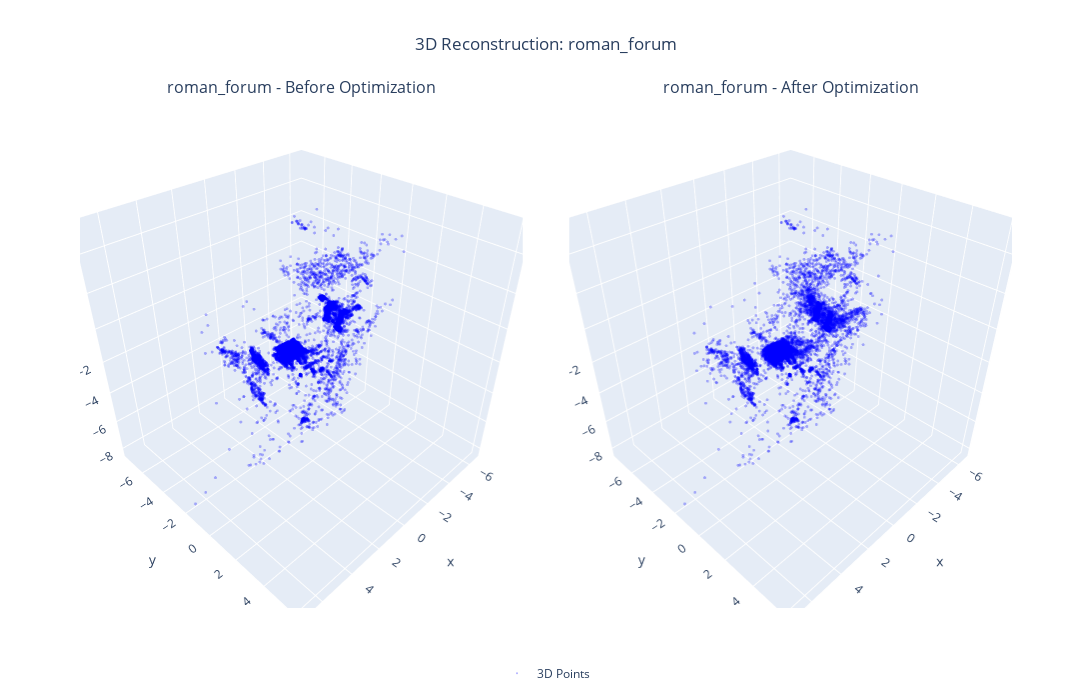

The code cell stored with this chart in its notebook:
### Code cell
check_memory_status()
run_single_dataset(2, verbose=True, use_bundler_camera=False,
                   lambda_initial=1e4,      # Very conservative start
                   lambda_upper_bound=1e15)        # More iterations
force_cleanup()

### Figure 1 — Plotly figure (JSON) as saved in the notebook; plotly's stock layout.template omitted (floating-point values rounded to 4 significant figures; data arrays with more than 128 entries replaced by an {"elided": "..."} marker saying what was removed)
{"data": [{"marker": {"color": "blue", "opacity": 0.3, "size": 1}, "mode": "markers", "name": "3D Points", "scene": "scene", "showlegend": true, "type": "scatter3d", "x": {"elided": "10000 float values"}, "y": {"elided": "10000 float values"}, "z": {"elided": "10000 float values"}}, {"marker": {"color": "blue", "opacity": 0.3, "size": 1}, "mode": "markers", "name": "3D Points", "scene": "scene2", "showlegend": false, "type": "scatter3d", "x": {"elided": "10000 float values"}, "y": {"elided": "10000 float values"}, "z": {"elided": "10000 float values"}}], "layout": {"annotations": [{"font": {"size": 16}, "showarrow": false, "text": "roman_forum - Before Optimization", "x": 0.2375, "xanchor": "center", "xref": "paper", "y": 1, "yanchor": "bottom", "yref": "paper"}, {"font": {"size": 16}, "showarrow": false, "text": "roman_forum - After Optimization", "x": 0.7625, "xanchor": "center", "xref": "paper", "y": 1, "yanchor": "bottom", "yref": "paper"}], "height": 700, "legend": {"orientation": "h", "x": 0.5, "xanchor": "center", "y": -0.1}, "scene": {"aspectmode": "cube", "domain": {"x": [0, 0.475], "y": [0, 1]}, "xaxis": {"range": [-6.932, 7.316]}, "yaxis": {"range": [-7.833, 6.415]}, "zaxis": {"range": [-8.614, 5.634]}}, "scene2": {"aspectmode": "cube", "domain": {"x": [0.525, 1], "y": [0, 1]}, "xaxis": {"range": [-6.932, 7.316]}, "yaxis": {"range": [-7.833, 6.415]}, "zaxis": {"range": [-8.614, 5.634]}}, "showlegend": true, "title": {"text": "3D Reconstruction: roman_forum", "x": 0.5}, "width": 1400}}
